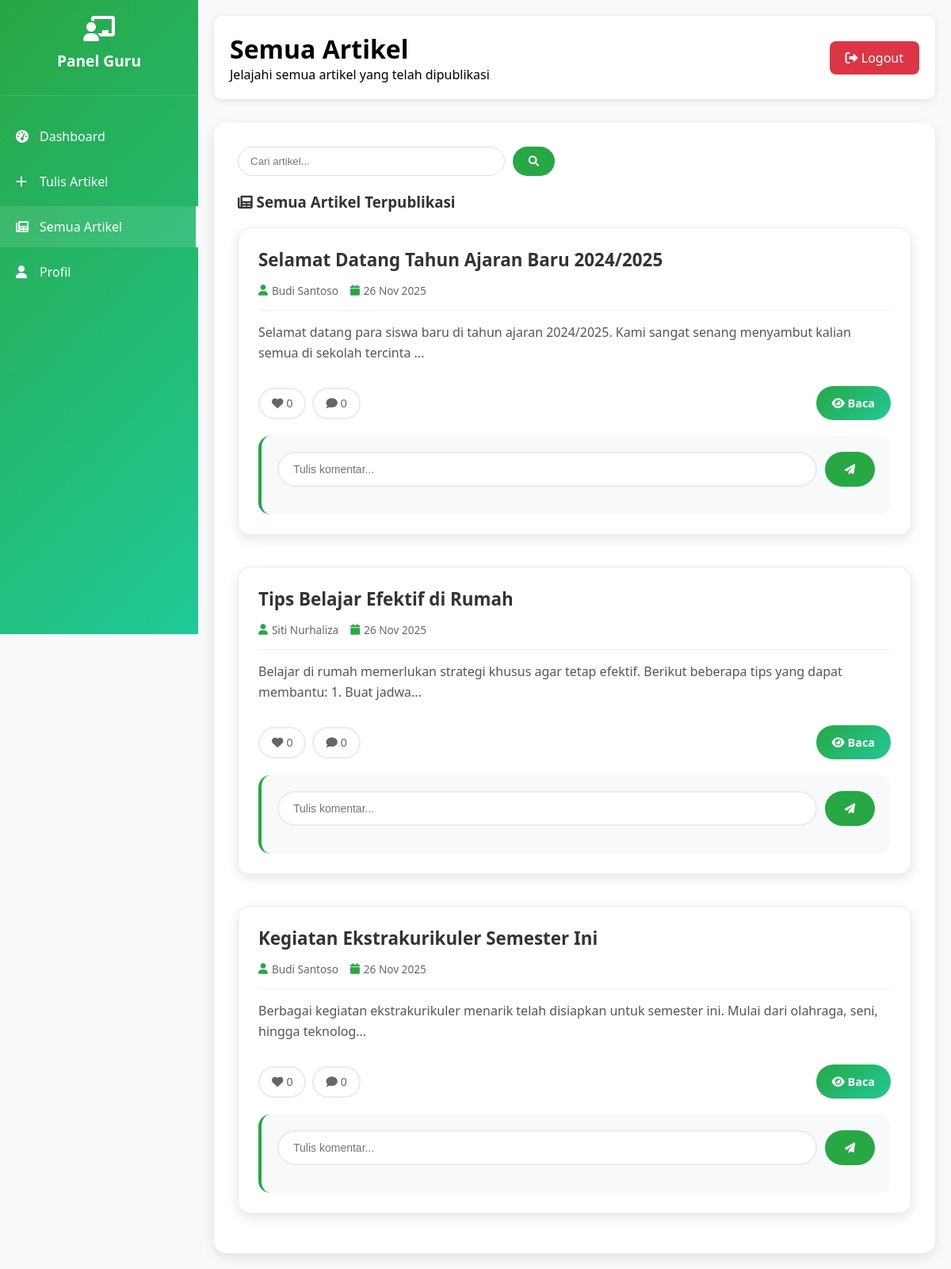
The app's page /guru/artikel.php (signed in) with its own data.
### tables this page shows
CREATE TABLE IF NOT EXISTS artikel (
    id INT AUTO_INCREMENT PRIMARY KEY,
    judul VARCHAR(255) NOT NULL,
    konten TEXT NOT NULL,
    foto VARCHAR(255),
    kategori VARCHAR(100),
    author_id INT NOT NULL,
    status ENUM('draft', 'published', 'rejected') DEFAULT 'draft',
    rejection_reason TEXT,
    created_at TIMESTAMP DEFAULT CURRENT_TIMESTAMP,
    updated_at TIMESTAMP DEFAULT CURRENT_TIMESTAMP ON UPDATE CURRENT_TIMESTAMP,
    FOREIGN KEY (author_id) REFERENCES users(id) ON DELETE CASCADE
);

CREATE TABLE IF NOT EXISTS users (
    id INT AUTO_INCREMENT PRIMARY KEY,
    nama VARCHAR(100) NOT NULL,
    email VARCHAR(100) UNIQUE NOT NULL,
    password VARCHAR(255) NOT NULL,
    role ENUM('admin', 'guru', 'siswa') NOT NULL,
    created_at TIMESTAMP DEFAULT CURRENT_TIMESTAMP
);

### guru/artikel.php (the view, shortened to what this page needs)
<?php
include '../config.php';
$search = $_GET['search'] ?? '';
$search_condition = '';
$artikel = mysqli_query($conn, "SELECT a.*, u.nama, u.role FROM artikel a
    JOIN users u ON a.author_id = u.id
    WHERE a.status = 'published' $search_condition
    ORDER BY a.created_at DESC");
?>
<!DOCTYPE html>
<html lang="id">
<head>
    <link href="https://cdnjs.cloudflare.com/ajax/libs/font-awesome/6.0.0/css/all.min.css" rel="stylesheet">
</head>
<body>
    <div class="sidebar">
        <div class="sidebar-header">
            <i class="fas fa-chalkboard-teacher" style="font-size: 2rem;"></i>
            <h3>Panel Guru</h3>
        </div>
        <ul class="nav-menu">
            <li class="nav-item">
                <a href="dashboard.php" class="nav-link">
                    <i class="fas fa-tachometer-alt"></i>
                    Dashboard
                </a>
            </li>
            <li class="nav-item">
                <a href="tulis_artikel.php" class="nav-link">
                    <i class="fas fa-plus"></i>
                    Tulis Artikel
                </a>
            </li>
            <li class="nav-item">
                <a href="#" class="nav-link active">
                    <i class="fas fa-newspaper"></i>
                    Semua Artikel
                </a>
            </li>
            <li class="nav-item">
                <a href="profil.php" class="nav-link">
                    <i class="fas fa-user"></i>
                    Profil
                </a>
            </li>
        </ul>
    </div>
    <div class="main-content" style="margin-left: 250px; padding: 20px;">
        <div class="header" style="display: flex; justify-content: space-between; align-items: center;">
            <div>
                <h1>Semua Artikel</h1>
                <p>Jelajahi semua artikel yang telah dipublikasi</p>
            </div>
            <a href="../logout.php" style="background: #dc3545; color: white; padding: 10px 20px; border-radius: 8px; text-decoration: none;">
                <i class="fas fa-sign-out-alt"></i> Logout
            </a>
        </div>
        <div class="articles-section">
            <form method="GET" class="search-form">
                <input type="text" name="search" placeholder="Cari artikel..." value="<?php echo htmlspecialchars($search); ?>">
                <button type="submit"><i class="fas fa-search"></i></button>
            </form>
            <h3 style="margin-bottom: 20px; color: #333;">
                <i class="fas fa-newspaper"></i>
                <?php if (!empty($search)): ?>
                    Hasil Pencarian: "<?php echo htmlspecialchars($search); ?>"
                <?php else: ?>
                    Semua Artikel Terpublikasi
                <?php endif; ?>
            </h3>
            <?php if ($artikel && mysqli_num_rows($artikel) > 0): ?>
                <div class="articles-grid" style="display: grid; grid-template-columns: repeat(auto-fill, minmax(450px, 1fr)); gap: 20px; margin-top: 20px;">
                    <?php while($art = mysqli_fetch_assoc($artikel)):
                        $like_count = mysqli_fetch_assoc(mysqli_query($conn, "SELECT COUNT(*) as count FROM likes WHERE artikel_id = {$art['id']}"))['count'];
                        $comment_count = mysqli_fetch_assoc(mysqli_query($conn, "SELECT COUNT(*) as count FROM comments WHERE artikel_id = {$art['id']}"))['count'];
                    ?>
                    <div class="article-card" style="background: white; border-radius: 15px; box-shadow: 0 5px 15px rgba(0,0,0,0.1); overflow: hidden; transition: all 0.3s ease;">
                        <div style="padding: 25px;">
                            <h3 style="font-size: 1.4rem; font-weight: 700; color: #333; margin-bottom: 15px; line-height: 1.3;">
                                <?php echo htmlspecialchars($art['judul']); ?>
                            </h3>
                            <div style="display: flex; align-items: center; gap: 15px; font-size: 0.85rem; color: #666; margin-bottom: 15px; padding-bottom: 15px; border-bottom: 1px solid #f0f0f0;">
                                <span style="display: flex; align-items: center; gap: 5px;">
                                    <i class="fas fa-user" style="color: #28a745;"></i>
                                    <?php echo htmlspecialchars($art['nama']); ?>
                                </span>
                                <span style="display: flex; align-items: center; gap: 5px;">
                                    <i class="fas fa-calendar" style="color: #28a745;"></i>
                                    <?php echo date('d M Y', strtotime($art['created_at'])); ?>
                                </span>
                            </div>
                            <p style="color: #555; line-height: 1.6; margin-bottom: 20px; height: 60px; overflow: hidden; display: -webkit-box; -webkit-line-clamp: 3; -webkit-box-orient: vertical;">
                                <?php echo htmlspecialchars(substr($art['konten'], 0, 120)) . '...'; ?>
                            </p>
                            <div style="display: flex; justify-content: space-between; align-items: center; margin-bottom: 15px;">
                                <div style="display: flex; gap: 8px;">
                                    <button onclick="toggleLike(<?php echo $art['id']; ?>)" style="padding: 10px 15px; border: 2px solid #e9ecef; border-radius: 25px; background: white; color: #666; cursor: pointer; transition: all 0.3s ease; font-size: 0.9rem; font-weight: 500;">
                                        <i class="fas fa-heart"></i> <?php echo $like_count; ?>
                                    </button>
                                    <button onclick="toggleComment(<?php echo $art['id']; ?>)" style="padding: 10px 15px; border: 2px solid #e9ecef; border-radius: 25px; background: white; color: #666; cursor: pointer; transition: all 0.3s ease; font-size: 0.9rem; font-weight: 500;">
                                        <i class="fas fa-comment"></i> <?php echo $comment_count; ?>
                                    </button>
                                </div>
                                <a href="../artikel_pengunjung.php?id=<?php echo $art['id']; ?>"
                                   style="background: linear-gradient(135deg, #28a745 0%, #20c997 100%); color: white; padding: 12px 20px; text-decoration: none; border-radius: 25px; font-weight: 600; font-size: 0.9rem;">
                                    <i class="fas fa-eye"></i> Baca
                                </a>
                            </div>
                            <div style="margin-top: 20px; padding: 20px; background: #f8f9fa; border-radius: 15px; border-left: 4px solid #28a745;">
                                <div style="display: flex; gap: 10px; margin-bottom: 15px;">
                                    <input type="text" id="comment-input-<?php echo $art['id']; ?>" placeholder="Tulis komentar..." style="flex: 1; padding: 12px 18px; border: 2px solid #e9ecef; border-radius: 25px; font-size: 14px; outline: none;">
                                    <button onclick="addComment(<?php echo $art['id']; ?>)" style="background: #28a745; color: white; border: none; padding: 12px 25px; border-radius: 25px; cursor: pointer; font-weight: 600;">
                                        <i class="fas fa-paper-plane"></i>
                                    </button>
                                </div>
                            </div>
                        </div>
                    </div>
                    <?php endwhile; ?>
                </div>
            <?php endif; ?>
        </div>
    </div>
</body>
</html>

### guru/artikel.php (style rules this page uses)
* { margin: 0; padding: 0; box-sizing: border-box; }
body { font-family: 'Segoe UI', Tahoma, Geneva, Verdana, sans-serif; background: #f8f9fa; }
.sidebar { position: fixed; left: 0; top: 0; width: 250px; height: 100vh; background: linear-gradient(135deg, #28a745 0%, #20c997 100%); color: white; padding: 20px 0; z-index: 1000; }
.sidebar-header { text-align: center; padding: 0 20px 30px; border-bottom: 1px solid rgba(255,255,255,0.1); }
.sidebar-header h3 { margin-top: 10px; font-size: 1.2rem; }
.nav-menu { list-style: none; padding: 20px 0; }
.nav-item { margin: 5px 0; }
.nav-link { display: flex; align-items: center; padding: 15px 20px; color: white; text-decoration: none; transition: all 0.3s ease; }
.nav-link:hover, .nav-link.active { background: rgba(255,255,255,0.1); border-right: 3px solid white; }
.nav-link i { margin-right: 10px; width: 20px; }
.header { background: white; padding: 20px; border-radius: 10px; box-shadow: 0 2px 10px rgba(0,0,0,0.1); margin-bottom: 30px; }
.articles-section { background: white; padding: 30px; border-radius: 15px; box-shadow: 0 5px 15px rgba(0,0,0,0.1); }
.article-card { border: 1px solid #e9ecef; border-radius: 15px; margin-bottom: 20px; overflow: hidden; transition: all 0.3s ease; background: white; }
.search-form { max-width: 400px; margin-bottom: 20px; display: flex; gap: 10px; }
.search-form input { flex: 1; padding: 10px 15px; border: 1px solid #ddd; border-radius: 25px; }
.search-form button { padding: 10px 20px; background: #28a745; color: white; border: none; border-radius: 25px; cursor: pointer; }

### records on screen
artikel: judul "Selamat Datang Tahun Ajaran Baru 2024/2025", author.nama "Budi Santoso", created_at "26 Nov 2025", konten "Selamat datang para siswa baru di tahun ajaran 2024/2025. Kami sangat senang menyambut kalian semua di sekolah tercinta", like_count "0", comment_count "0"
artikel: judul "Tips Belajar Efektif di Rumah", author.nama "Siti Nurhaliza", created_at "26 Nov 2025", konten "Belajar di rumah memerlukan strategi khusus agar tetap efektif. Berikut beberapa tips yang dapat membantu: 1. Buat jadwa", like_count "0", comment_count "0"
artikel: judul "Kegiatan Ekstrakurikuler Semester Ini", author.nama "Budi Santoso", created_at "26 Nov 2025", konten "Berbagai kegiatan ekstrakurikuler menarik telah disiapkan untuk semester ini. Mulai dari olahraga, seni, hingga teknolog", like_count "0", comment_count "0"
